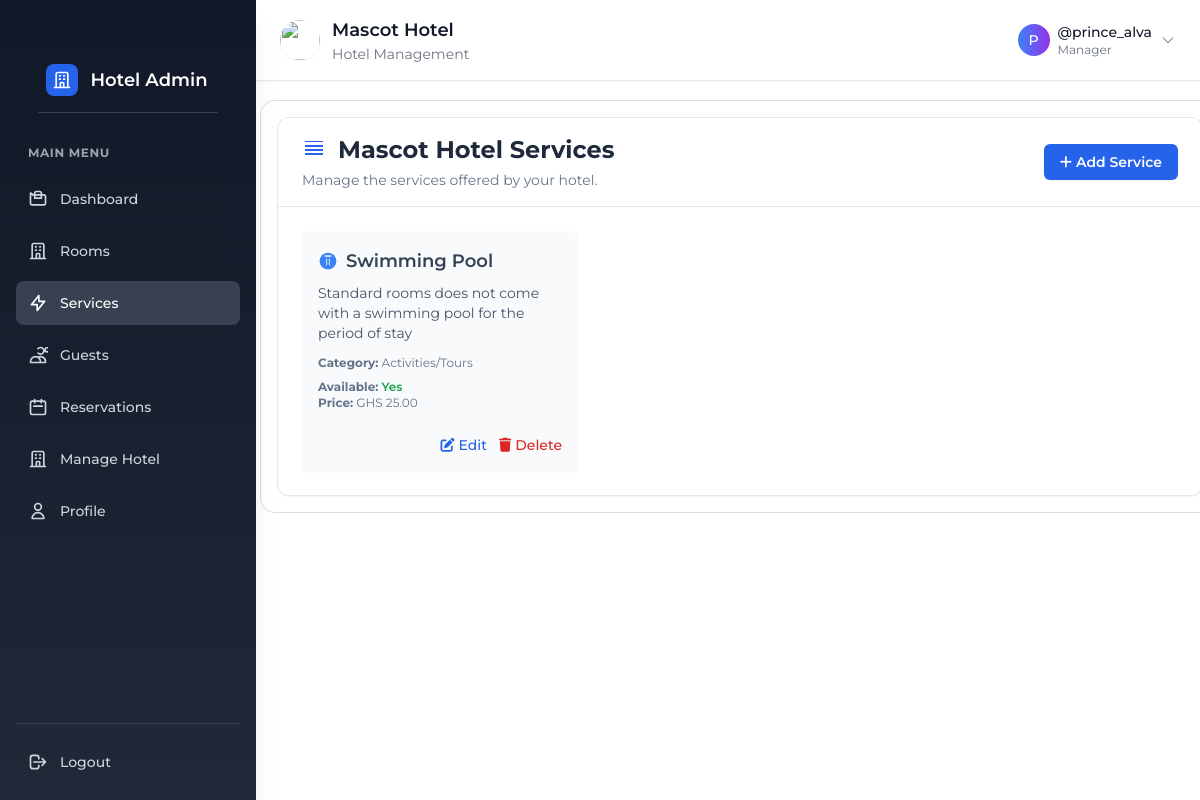
The app's page /services/ (signed in) with its own data.
### core/models.py (models this page shows, shortened)
class CustomUser(AbstractUser):
    USER_TYPE_CHOICES = (
        ('Admin', 'Admin'),
        ('manager', 'Hotel Manager'),
        ('Guest', 'Guest'),
    )
    user_type = models.CharField(max_length=20, choices=USER_TYPE_CHOICES, default='Guest')
    is_verified = models.BooleanField(default=False)
    created_at = models.DateTimeField(auto_now_add=True)
    class Meta:
        verbose_name = 'User'
        verbose_name_plural = 'Users'
        ordering = ('username',)
        indexes = [
            models.Index(fields=['-created_at']),
        ]

class Manager(models.Model):
    user=models.OneToOneField(CustomUser,on_delete=models.CASCADE,related_name='manager')
    phone = models.CharField(max_length=13, unique=True)
    hotel_post=models.ForeignKey(Hotel,on_delete=models.SET_NULL, null=True,blank=True)
    created_at = models.DateTimeField(auto_now_add=True, null=True)
    updated_at = models.DateTimeField(auto_now=True, null=True)

class Hotel(models.Model):
    name = models.CharField(max_length=200)
    phone_number = models.CharField(max_length=20, unique=True, null=True)
    email = models.EmailField(blank=False, null=False)
    location = models.CharField(max_length=100, null=True)
    description = models.TextField(blank=True, null=True)
    amenities = models.ManyToManyField('Amenity', blank=True, related_name='hotels')
    services = models.ManyToManyField('Service', related_name='hotels_services', blank=True) # New Service ManyToMany
    region=models.CharField(choices=RegionChoices, max_length=2, null=True)
    logo = CloudinaryField(folder='logos/', null=True, blank=True)
    hotel_image = CloudinaryField(folder='hotel_images/', null=True, blank=True,verbose_name=_("Hotel Image"))
    created_at = models.DateTimeField(auto_now_add=True,null=True)
    class Meta:
        verbose_name = _("Hotel")
        verbose_name_plural = _("Hotels")
        ordering = ('name',)
        indexes = [
            models.Index(fields=['name']),
            models.Index(fields=['region']),
            models.Index(fields=['-created_at']),
            ]

class Service(models.Model):
    hotel = models.ManyToManyField('Hotel', related_name='services_hotels', help_text=_("Hotels that offer this service")) # Assuming Hotel model is in 'core' app
    name = models.CharField(max_length=100, help_text=_("Name of the service, e.g., Room Service"),null=True)
    description = models.TextField(blank=True, help_text=_("A brief description of the service"),null=True)
    category = models.CharField(max_length=2,choices=ServiceCategory.choices,default=ServiceCategory.OTHER,help_text=_("Category of the service"))
    is_available = models.BooleanField(default=True, help_text=_("Is this service currently offered?"))
    price = models.DecimalField(max_digits=10,decimal_places=2,validators=[MinValueValidator(0)],blank=True,null=True,verbose_name=_("Price"))
    created_at = models.DateTimeField(auto_now_add=True)
    updated_at = models.DateTimeField(auto_now=True)
    class Meta:
        verbose_name = _("Service")
        verbose_name_plural = _("Services")
        ordering = ['category', 'name'] # Order services by category and then name

### account/views.py (the view)
# urls.py: path('services/', views.services, name='services'),
def services(request):
    hotel = get_manager_hotel(request.user)
    if not hotel:
        messages.error(request, "You are not registered as a hotel manager or your hotel is not found.")
        return redirect('home')
    services = hotel.services.all().order_by('category', 'name')
    if request.method == 'POST':
        form = ServiceForm(request.POST)
        if form.is_valid():
            service = form.save(commit=False)
            service.save() # Save the service first
            hotel.services.add(service)
            messages.success(request, f"Service '{service.name}' added successfully to {hotel.name}!")
            return redirect('services') # Redirect to the service list
    else: # GET request
        form = ServiceForm()
    context = {
        'hotel': hotel,
        'form': form,
        'services': services,
        'title': f"{hotel.name} Services" # Dynamic title
    }
    return render(request, 'dashboard/services.html',context)

### account/templates/dashboard/services.html (shortened to what this page needs)
{% extends "partials/layout.html" %}
{% load static %}
{% load tailwind_filters %}
{% block main-content %}
    {% include "dashboard/partials/nav.html" %}
    <section class="mr-[0.3rem] ml-[0.3rem] md:ml-[260px] transition-all duration-300 bg-white border border-slate-600 border-opacity-20 rounded-[15px] p-4 mt-[100px]">
        <div class="bg-white border border-slate-200 rounded-xl shadow-sm overflow-hidden">
            <div class="px-6 py-4 border-b border-slate-200 flex justify-between items-center">
                <div>
                    <h2 class="text-2xl font-bold text-slate-800 flex items-center gap-3">
                         <svg xmlns="http://www.w3.org/2000/svg" class="h-6 w-6 text-blue-600" viewBox="0 0 24 24" fill="currentColor">
                            <path d="M3 13h18v-2H3v2zm0 4h18v-2H3v2zm0-8h18V7H3v2zm18-6H3V4h18v2z"/>
                        </svg>
                        {{ hotel.name }} Services
                    </h2>
                    <p class="text-sm text-slate-500 mt-1">Manage the services offered by your hotel.</p>
                </div>
                 <p onclick="addServicesBtn()" class="px-4 py-2 bg-blue-600 cursor-pointer text-white rounded-md shadow-sm hover:bg-blue-700 transition duration-150 ease-in-out text-sm font-semibold flex items-center gap-1">
                    <i class="fa-solid fa-plus"></i> Add Service
                </p>
            </div>
            <div class="p-6">
                {% if services %}
                    <div class="grid grid-cols-1 md:grid-cols-2 lg:grid-cols-3 gap-6">
                        {% for service in services %}
                            <div class="bg-gray-50 p-4 rounded-lg shadow-sm flex flex-col justify-between">
                                <div>
                                    <div class="flex items-center gap-2 text-slate-700 font-semibold text-lg mb-2">
                                        <svg xmlns="http://www.w3.org/2000/svg" class="h-5 w-5 text-blue-500" viewBox="0 0 24 24" fill="currentColor"><path d="M12 2C6.48 2 2 6.48 2 12s4.48 10 10 10 10-4.48 10-10S17.52 2 12 2zm-1 15h-1V9h1v8zm3 0h-1V9h1v8zm2-10H8V5h8v2z"/></svg>
                                        {{ service.name }}
                                    </div>
                                    {% if service.description %}
                                        <p class="text-sm text-slate-600 mb-3">{{ service.description|linebreaksbr }}</p>
                                    {% endif %}
                                     <div class="text-xs text-slate-500 mb-2">
                                        <strong>Category:</strong> {{ service.get_category_display }}
                                    </div>
                                     <div class="text-xs text-slate-500">
                                        <strong>Available:</strong>
                                        {% if service.is_available %}
                                             <span class="text-green-600 font-semibold">Yes</span>
                                        {% else %}
                                             <span class="text-red-600 font-semibold">No</span>
                                        {% endif %}
                                    </div>
                                    <div class="text-xs text-slate-500 mb-2">
                                        <strong>Price:</strong> GHS {{ service.price }}
                                    </div>
                                </div>
                                <div class="mt-4 flex justify-end gap-3">
                                    <a href="{% url 'edit-service' service.id %}" class="text-blue-600 hover:text-blue-800 text-sm font-medium flex items-center gap-1">
                                         <i class="fa-solid fa-pen-to-square"></i> Edit
                                    </a>
                                    <button type="button" onclick="deleteServicesBtn({{service.id}})" class="text-red-600 hover:text-red-800 text-sm font-medium flex items-center gap-1">
                                        <i class="fa-solid fa-trash"></i> Delete
                                    </button>
                                </div>
                            </div>
                        {% endfor %}
                    </div>
                {% endif %}
            </div>
        </div>
    </section>
{% endblock %}

### account/templates/dashboard/partials/nav.html (shortened to what this page needs)
{% load static %}
<nav class="flex w-full">
    <section id="dashboard_SideBar" class="dashboard_SideBar fixed flex flex-col h-full bg-gradient-to-b from-gray-900 to-gray-800 left-0 p-4 top-0 mt-0 transition-all duration-300 z-50 w-64 shadow-xl">
        <div class="nav-items space-y-6 h-full flex flex-col">
            <div class="flex-1 overflow-y-auto">
                <section class="flex justify-between items-center mb-8 py-4 px-2 cursor-pointer border-b border-gray-700">
                    <a href="{% url 'home' %}" class="no-underline flex gap-3 items-center text-white hover:text-blue-300 transition-colors duration-200">
                        <div class="w-8 h-8 bg-blue-600 rounded-lg flex items-center justify-center">
                            <svg class="w-5 h-5 text-white" fill="none" stroke="currentColor" viewBox="0 0 24 24">
                                <path stroke-linecap="round" stroke-linejoin="round" stroke-width="2" d="M19 21V5a2 2 0 00-2-2H7a2 2 0 00-2 2v16m14 0h2m-2 0h-5m-9 0H3m2 0h5M9 7h1m-1 4h1m4-4h1m-1 4h1m-5 10v-5a1 1 0 011-1h2a1 1 0 011 1v5m-4 0h4"></path>
                            </svg>
                        </div>
                        <span class="font-semibold text-lg">Hotel Admin</span>
                    </a>
                </section>
                <h5 class="text-gray-400 uppercase text-xs font-bold px-3 mb-4 tracking-wider">MAIN MENU</h5>
                <div class="space-y-2">
                    <a href="{% url 'dashboard' %}" class="nav-link group flex items-center px-3 py-3 text-gray-300 text-sm font-medium rounded-lg hover:bg-gray-700 hover:text-white transition-all duration-200" data-url="dashboard">
                        <span>Dashboard</span>
                    </a>
                    <a href="{% url 'add-room' %}" class="nav-link group flex items-center px-3 py-3 text-gray-300 text-sm font-medium rounded-lg hover:bg-gray-700 hover:text-white transition-all duration-200">
                        <span>Rooms</span>
                    </a>
                    <a href="{% url 'services' %}" class="nav-link group flex items-center px-3 py-3 text-gray-300 text-sm font-medium rounded-lg hover:bg-gray-700 hover:text-white transition-all duration-200">
                        <svg class="w-5 h-5 mr-3 group-hover:text-purple-400 transition-colors duration-200" fill="none" stroke="currentColor" viewBox="0 0 24 24">
                            <path stroke-linecap="round" stroke-linejoin="round" stroke-width="2" d="M13 10V3L4 14h7v7l9-11h-7z"></path>
                        </svg>
                        <span>Services</span>
                    </a>
                    <a href="{% url 'guest' %}" class="nav-link group flex items-center px-3 py-3 text-gray-300 text-sm font-medium rounded-lg hover:bg-gray-700 hover:text-white transition-all duration-200" onclick="markAsSeen('guest')">
                        <div class="flex items-center flex-1">
                            <span>Guests</span>
                        </div>
                    </a>
                    <a href="{% url 'reservation' %}" class="nav-link group flex items-center px-3 py-3 text-gray-300 text-sm font-medium rounded-lg hover:bg-gray-700 hover:text-white transition-all duration-200" onclick="markAsSeen('reservation')">
                        <div class="flex items-center flex-1">
                            <svg class="w-5 h-5 mr-3 group-hover:text-pink-400 transition-colors duration-200" fill="none" stroke="currentColor" viewBox="0 0 24 24">
                                <path stroke-linecap="round" stroke-linejoin="round" stroke-width="2" d="M8 7V3m8 4V3m-9 8h10M5 21h14a2 2 0 002-2V7a2 2 0 00-2-2H5a2 2 0 00-2 2v12a2 2 0 002 2z"></path>
                            </svg>
                            <span>Reservations</span>
                        </div>
                    </a>
                    <a href="{% url 'manage-hotel-account' %}" class="nav-link group flex items-center px-3 py-3 text-gray-300 text-sm font-medium rounded-lg hover:bg-gray-700 hover:text-white transition-all duration-200">
                        <span>Manage Hotel</span>
                    </a>
                    <a href="{% url 'manage-account' %}" class="nav-link group flex items-center px-3 py-3 text-gray-300 text-sm font-medium rounded-lg hover:bg-gray-700 hover:text-white transition-all duration-200">
                        <svg class="w-5 h-5 mr-3 group-hover:text-yellow-400 transition-colors duration-200" fill="none" stroke="currentColor" viewBox="0 0 24 24">
                            <path stroke-linecap="round" stroke-linejoin="round" stroke-width="2" d="M16 7a4 4 0 11-8 0 4 4 0 018 0zM12 14a7 7 0 00-7 7h14a7 7 0 00-7-7z"></path>
                        </svg>
                        <span>Profile</span>
                    </a>
                </div>
            </div>
            <div class="pt-4 border-t border-gray-700">
                <a href="{% url 'logout' %}" class="nav-link group flex items-center px-3 py-3 text-gray-300 text-sm font-medium rounded-lg hover:bg-red-600 hover:text-white transition-all duration-200" data-url="logout">
                    <svg class="w-5 h-5 mr-3 group-hover:text-white transition-colors duration-200" fill="none" stroke="currentColor" viewBox="0 0 24 24">
                        <path stroke-linecap="round" stroke-linejoin="round" stroke-width="2" d="M17 16l4-4m0 0l-4-4m4 4H7m6 4v1a3 3 0 01-3 3H6a3 3 0 01-3-3V7a3 3 0 013-3h4a3 3 0 013 3v1"></path>
                    </svg>
                    <span>Logout</span>
                </a>
            </div>
        </div>
    </section>
    <section class="w-full fixed z-40 mt-0 top-0 right-0 left-0">
        <div class="md:ml-64 transition-all duration-300 h-auto">
            <div class="w-full flex justify-between items-center py-4 px-6 bg-white shadow-sm border-b border-gray-200">
                <div class="flex gap-3 items-center">
                    {% if request.user.manager.hotel_post.logo %}
                        <img src="{{request.user.manager.hotel_post.logo.url}}" alt="" class="w-10 h-10 rounded-full object-cover shadow-sm">
                    {% endif %}
                    <div>
                        <h4 class="text-gray-900 font-semibold text-lg">{{ request.user.manager.hotel_post.name }}</h4>
                        <p class="text-gray-500 text-sm">Hotel Management</p>
                    </div>
                </div>
                <div class="flex gap-3 items-center">
                    <div class="user_wrapper hidden md:block">
                        <button type="button" class="flex items-center gap-2 text-gray-700 hover:text-gray-900 transition-colors duration-200" id="dropdownAvatarNameButton" data-dropdown-toggle="dropdownAvatarName">
                            <div class="w-8 h-8 bg-gradient-to-r from-blue-500 to-purple-600 rounded-full flex items-center justify-center">
                                <span class="text-white text-sm font-medium">{{ request.user.username|first|upper }}</span>
                            </div>
                            <div class="text-left">
                                <p class="text-sm font-medium text-gray-900">@{{ request.user.username }}</p>
                                <p class="text-xs text-gray-500">Manager</p>
                            </div>
                            <svg class="w-4 h-4 text-gray-400" fill="none" stroke="currentColor" viewBox="0 0 24 24">
                                <path stroke-linecap="round" stroke-linejoin="round" stroke-width="2" d="M19 9l-7 7-7-7"></path>
                            </svg>
                        </button>
                    </div>
                </div>
            </div>
        </div>
    </section>
</nav>

### records on screen
CustomUser: user.manager.hotel_post.name "Mascot Hotel", user.username|first "P", user.username "prince_alva"
Hotel: name "Mascot Hotel"
Service: name "Swimming Pool", description "Standard rooms does not come with a swimming pool for the period of stay", category "Activities/Tours", is_available "Yes", price "25.00"
